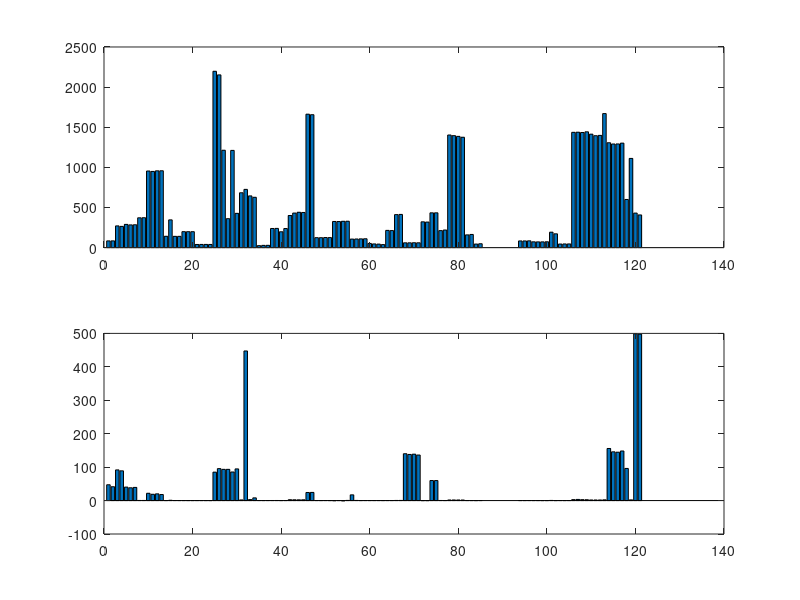

MATLAB code for this plot:
clc;clear all;
H2_1_ID = [21
21
21
21
14
14
32
32
13
13
13
13
25
25
25
25
30
30
30
28
28
28
28
36
36
36
36
8
8
8
8
18
18
18
18
7
7
7
5
5
5
5
33
33
33
6
6
6
6
29
29
29
29
];

H2_2_ID = [16
16
16
16
17
17
17
17
31
31
31
31
15
15
15
15
12
12
12
12
19
19
20
20
26
26
3
3
3
1
1
4
4
2
2
34
34
34
34
23
23
22
22
24
24
35
35
35
35
37
10
37
10
];

H2_3_ID = [27
27
11
11
11
37
10
37
10
];

H2_4_ID = [9
9
9
9
9
9
];

load window_P_H2_1
load window_Q_H2_1
load window_P_H2_2
load window_Q_H2_2
load window_P_H2_3
load window_Q_H2_3
load window_P_H2_4
load window_Q_H2_4


window_P_H2_all = {};
for i = [unique(sort([H2_1_ID;H2_2_ID;H2_3_ID;H2_4_ID]))']
    temp = {};
    idx_H1 = find(H2_1_ID == i);
    temp = [temp window_P_H2_1(idx_H1)];
    
    idx_H2 = find(H2_2_ID == i);
    temp = [temp window_P_H2_2(idx_H2)];
    
    idx_H3 = find(H2_3_ID == i);
    temp = [temp window_P_H2_3(idx_H3)];
    
    idx_H4 = find(H2_4_ID == i);
    temp = [temp window_P_H2_4(idx_H4)];    
    
    window_P_H2_all{i} = temp;
end

window_Q_H2_all = {};
for i = [unique(sort([H2_1_ID;H2_2_ID;H2_3_ID;H2_4_ID]))']
    temp = {};
    idx_H1 = find(H2_1_ID == i);
    temp = [temp window_Q_H2_1(idx_H1)];
    
    idx_H2 = find(H2_2_ID == i);
    temp = [temp window_Q_H2_2(idx_H2)];
    
    idx_H3 = find(H2_3_ID == i);
    temp = [temp window_Q_H2_3(idx_H3)];
    
    idx_H4 = find(H2_4_ID == i);
    temp = [temp window_Q_H2_4(idx_H4)];    
    
    window_Q_H2_all{i} = temp;
    i
end


%% Histogram of all windows - H2
clear all
load window_P_H2_all.mat
load window_Q_H2_all.mat
window_P = window_P_H2_all;
window_Q = window_Q_H2_all;
% Euclidean Distance Based
count = 1;
for i = 1:length(window_P_H2_all)
    if(~isempty(window_P{i}))
        disp(i)
        N = length(window_P_H2_all{i});
        for k = [1:N]
            if(~isempty(window_P{i}{k}))
                tempP = window_P{i}{k}{1};  % on window
                DistP = max(tempP);
            
                tempQ = window_Q{i}{k}{1};   % on window
                DistQ = max(tempQ);
                
                MetricP(count) = DistP;
                MetricQ(count) = DistQ;
                count = count+1;
            else   % If there are no windows, fill with 0's
                MetricP(count) = 0;
                MetricQ(count) = 0;
                count = count+1;
            end
        end
    end
end
ax(1) = subplot(211);bar(MetricP);
ax(2) = subplot(212);bar(MetricQ);
linkaxes(ax, 'x');



